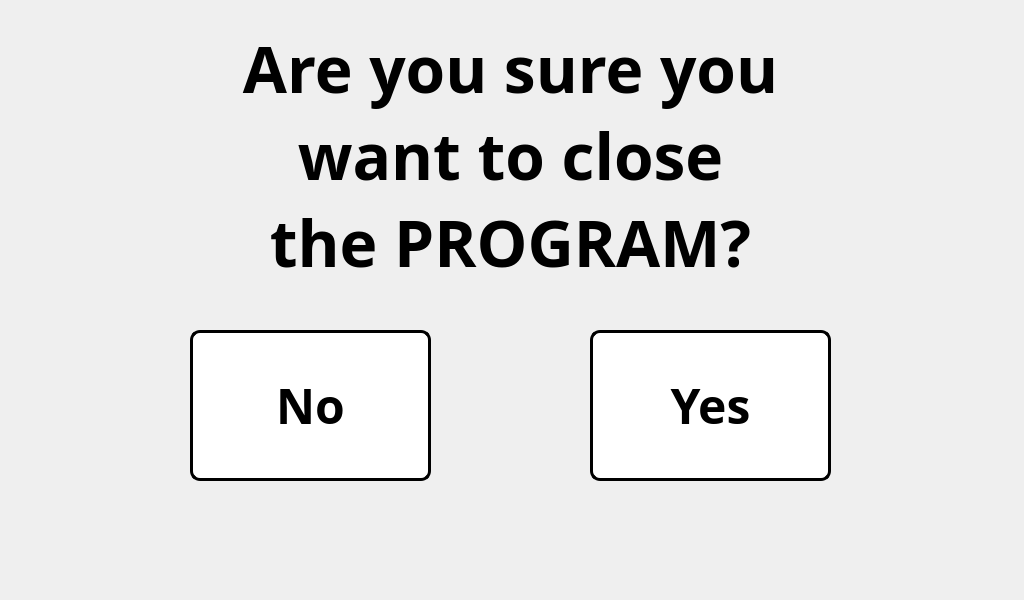
<?xml version="1.0" encoding="UTF-8"?>
<ui version="4.0">
 <class>MainWindow</class>
 <widget class="QMainWindow" name="MainWindow">
  <property name="geometry">
   <rect>
    <x>0</x>
    <y>0</y>
    <width>1024</width>
    <height>600</height>
   </rect>
  </property>
  <property name="minimumSize">
   <size>
    <width>1024</width>
    <height>600</height>
   </size>
  </property>
  <property name="maximumSize">
   <size>
    <width>1024</width>
    <height>600</height>
   </size>
  </property>
  <property name="windowTitle">
   <string>Confirmation Procedure</string>
  </property>
  <widget class="QWidget" name="centralwidget">
   <widget class="QLabel" name="TITLE">
    <property name="geometry">
     <rect>
      <x>0</x>
      <y>-40</y>
      <width>1021</width>
      <height>391</height>
     </rect>
    </property>
    <property name="font">
     <font>
      <family>Unispace</family>
      <pointsize>72</pointsize>
      <weight>75</weight>
      <bold>true</bold>
     </font>
    </property>
    <property name="text">
     <string>&lt;html&gt;&lt;head/&gt;&lt;body&gt;&lt;p align=&quot;center&quot;&gt;&lt;span style=&quot; font-size:48pt;&quot;&gt;Are you sure you&lt;br/&gt;want to close&lt;br/&gt;the PROGRAM?&lt;/span&gt;&lt;/p&gt;&lt;/body&gt;&lt;/html&gt;</string>
    </property>
    <property name="alignment">
     <set>Qt::AlignCenter</set>
    </property>
   </widget>
   <widget class="QPushButton" name="no_button">
    <property name="geometry">
     <rect>
      <x>190</x>
      <y>330</y>
      <width>241</width>
      <height>151</height>
     </rect>
    </property>
    <property name="font">
     <font>
      <family>PibotoLt</family>
      <pointsize>36</pointsize>
      <weight>75</weight>
      <bold>true</bold>
     </font>
    </property>
    <property name="styleSheet">
     <string notr="true">QPushButton:hover:!pressed
{
  background-color: rgb(195,30,60);
}

QPushButton
{
  background-color: white;
color: black;
border-style: outset;
border-width: 3px;
border-radius:10px;
border-color: black;
}
</string>
    </property>
    <property name="text">
     <string>No</string>
    </property>
   </widget>
   <widget class="QPushButton" name="yes_button">
    <property name="geometry">
     <rect>
      <x>590</x>
      <y>330</y>
      <width>241</width>
      <height>151</height>
     </rect>
    </property>
    <property name="font">
     <font>
      <family>PibotoLt</family>
      <pointsize>36</pointsize>
      <weight>75</weight>
      <bold>true</bold>
     </font>
    </property>
    <property name="styleSheet">
     <string notr="true">QPushButton:hover:!pressed
{
  background-color: rgb(195,30,60);
}

QPushButton
{
  background-color: white;
color: black;
border-style: outset;
border-width: 3px;
border-radius:10px;
border-color: black;
}
</string>
    </property>
    <property name="text">
     <string>Yes</string>
    </property>
   </widget>
   <widget class="QLabel" name="label">
    <property name="geometry">
     <rect>
      <x>0</x>
      <y>0</y>
      <width>1024</width>
      <height>600</height>
     </rect>
    </property>
    <property name="minimumSize">
     <size>
      <width>1024</width>
      <height>600</height>
     </size>
    </property>
    <property name="maximumSize">
     <size>
      <width>1024</width>
      <height>600</height>
     </size>
    </property>
    <property name="text">
     <string/>
    </property>
    <property name="pixmap">
     <pixmap>pictures/program_pictures/main_wallpaper.png</pixmap>
    </property>
   </widget>
   <zorder>label</zorder>
   <zorder>TITLE</zorder>
   <zorder>no_button</zorder>
   <zorder>yes_button</zorder>
  </widget>
 </widget>
 <resources/>
 <connections/>
</ui>
